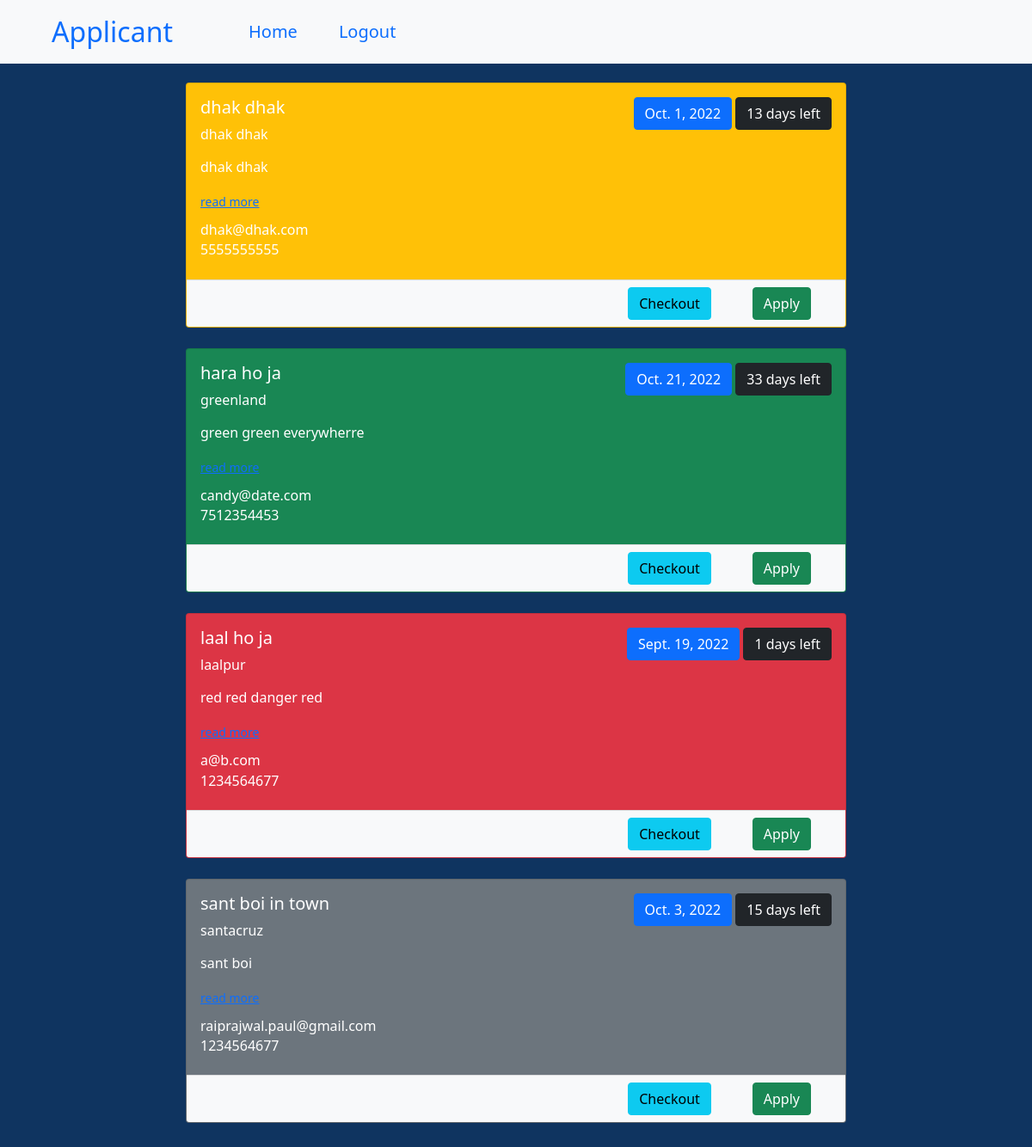
/dashboard/13 (signed in), run on an earlier commit of the app's database.
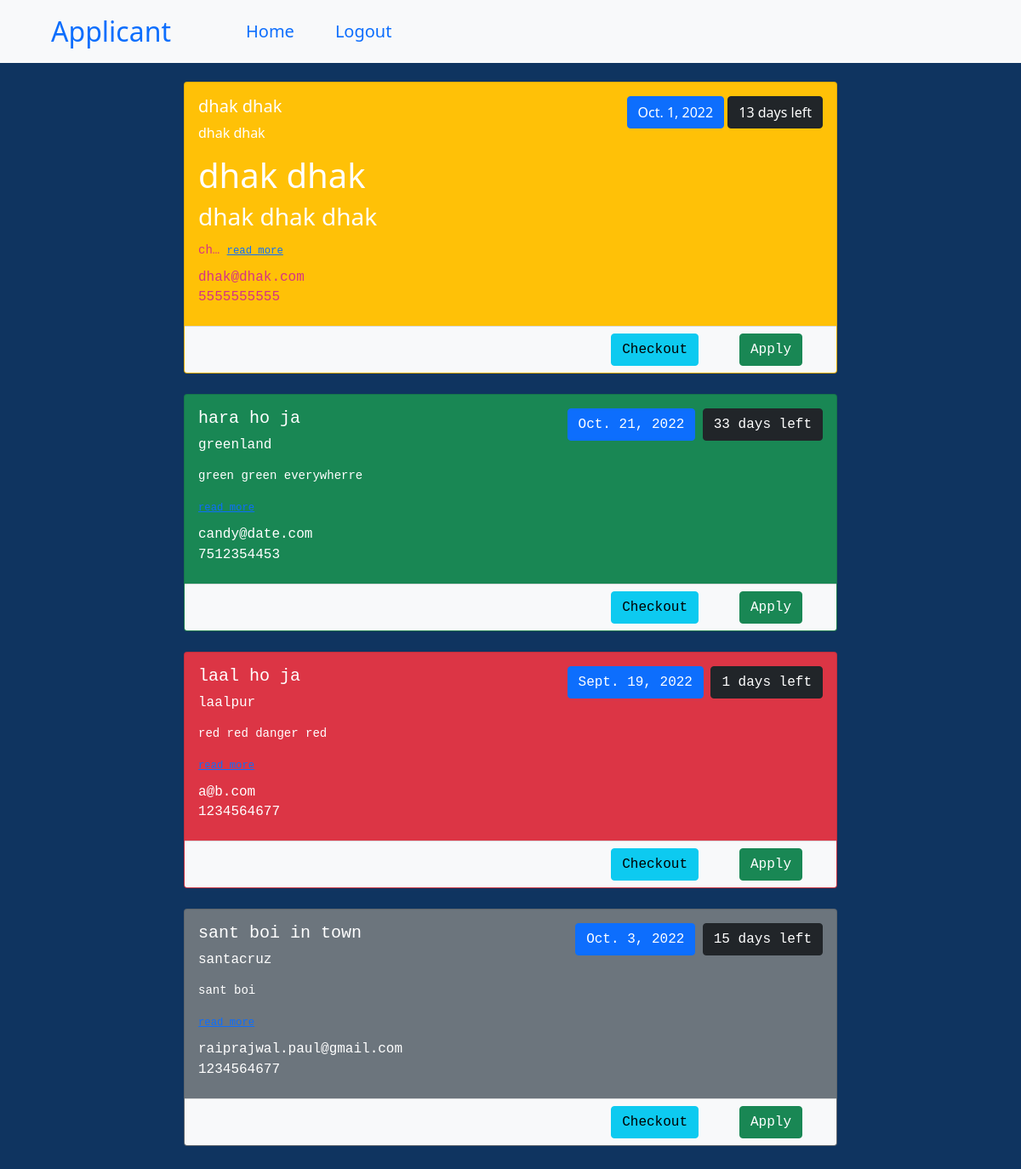
And on a later commit of the database.
### board/models.py (models this page shows)
class Job(models.Model):
    title = models.CharField(max_length=250)
    description = models.TextField(max_length=500)
    location = models.CharField(max_length=250)
    deadline = models.DateField()
    mobile = models.CharField(max_length=10)
    email = models.EmailField()
    is_archieved = models.BooleanField(default=False)
    people = models.ManyToManyField(get_user_model())
    @property
    def days_left(self):
        return self.deadline - date.today()
    @property
    def bg_class(self):
        if self.days_left > timedelta(days=21):
            return "success"
        elif self.days_left < timedelta(days=3):
            return "danger"
        elif self.days_left < timedelta(days=14):
            return "warning"
        else:
            return "secondary"

### board/views.py (the view)
# urls.py: path('dashboard/<int:id>', views.dashboard, name='dashboard'),
def dashboard(req, id):
    if id==1:
        user_group = Group.objects.get(name = 'Terraformers')
        category = 'Terraformer'
    else:
        user_group = Group.objects.get(name = 'Applicants')
        category = 'Applicant'
    if req.user.is_authenticated and user_group == req.user.groups.all()[0]:
        jobs = Job.objects.all()
        return render(req, "dashboard.html", {'category': category, 'group': id, 'jobs': jobs})
    else:
        messages.warning(req, "You are not authorized to access this group.")
        return HttpResponseRedirect('/')

### board/templatetags/jobextra.py (called while the page is built)
@register.filter
def convert_markdown(value):
    return markdown.markdown(value)

### board/templates/dashboard.html (shortened to what this page needs)
{% extends 'base.html' %}
{% load static %}
{% load jobextra %}
{% block content %}
<div>
  <nav class="fixed-top navbar navbar-expand-lg bg-light px-5 py-2">
    <div class="container-fluid">
      <a class="navbar-brand fs-2" href="{% url 'home' %}">{{category}}</a>
      <div class="collapse navbar-collapse mx-5 fs-5" id="navbarNavAltMarkup">
        <div class="navbar-nav">
          <a class="mx-3 nav-link" aria-current="page" href="{%url 'home' %}">Home</a>
          <a class="mx-3 nav-link" href="{%url 'logout' %}">Logout</a>
        </div>
      </div>
    </div>
  </nav>
  <div class = "mt-5">
  <div class = "my-5">
    {% for job in jobs %}
    {% if not job.is_archieved %}
    <div class="card my-4 bg-{{job.bg_class}} text-white" style="width: 48rem;">
      <div class="card-body">
        <div class="d-flex justify-content-between">
          <div><h5 class="card-title">{{job.title}}</h5></div>
          <div>
            <button type="button" class="btn btn-primary">{{job.deadline}}</button>
            <button type="button" class="btn btn-dark">{{job.days_left.days}} days left</button>
          </div>
        </div>
        <h6 class="card-subtitle mb-2">{{job.location}}</h6>
        <p class="card-text">{{job.description|convert_markdown|safe|truncatechars:55}}
          <small>
            {% if category == "Applicant" %}
              <a href="{% url 'checkout_job' group job.id %}">read more</a>
            {% else %}
              <a href="{% url 'candidates' group job.id %}">read more</a>
            {% endif %}
          </small>
        </p>
        <h6 class="card-subtitle mb-2">{{job.email}}</h6>
        <h6 class="card-subtitle mb-2">{{job.mobile}}</h6>
      </div>
      <div class="card-footer d-flex justify-content-end bg-light">
          {% if category == "Applicant" %}
            <a href="{% url 'checkout_job' group job.id %}" class="btn btn-info mx-4">Checkout</a>
            <a href="{% url 'apply_job' group job.id %}" class="btn btn-success mx-4">Apply</a>
          {% endif %}
      </div>
    </div>
    {% endif %}
    {% endfor %}
  </div>
  </div>
</div>
{% endblock content %}

What changed in the data, as far as the page shows it:
changed Job "dhak dhak": description|convert_markdown "dhak dhak" → "dhak dhak dhak dhak dhak ch…"
